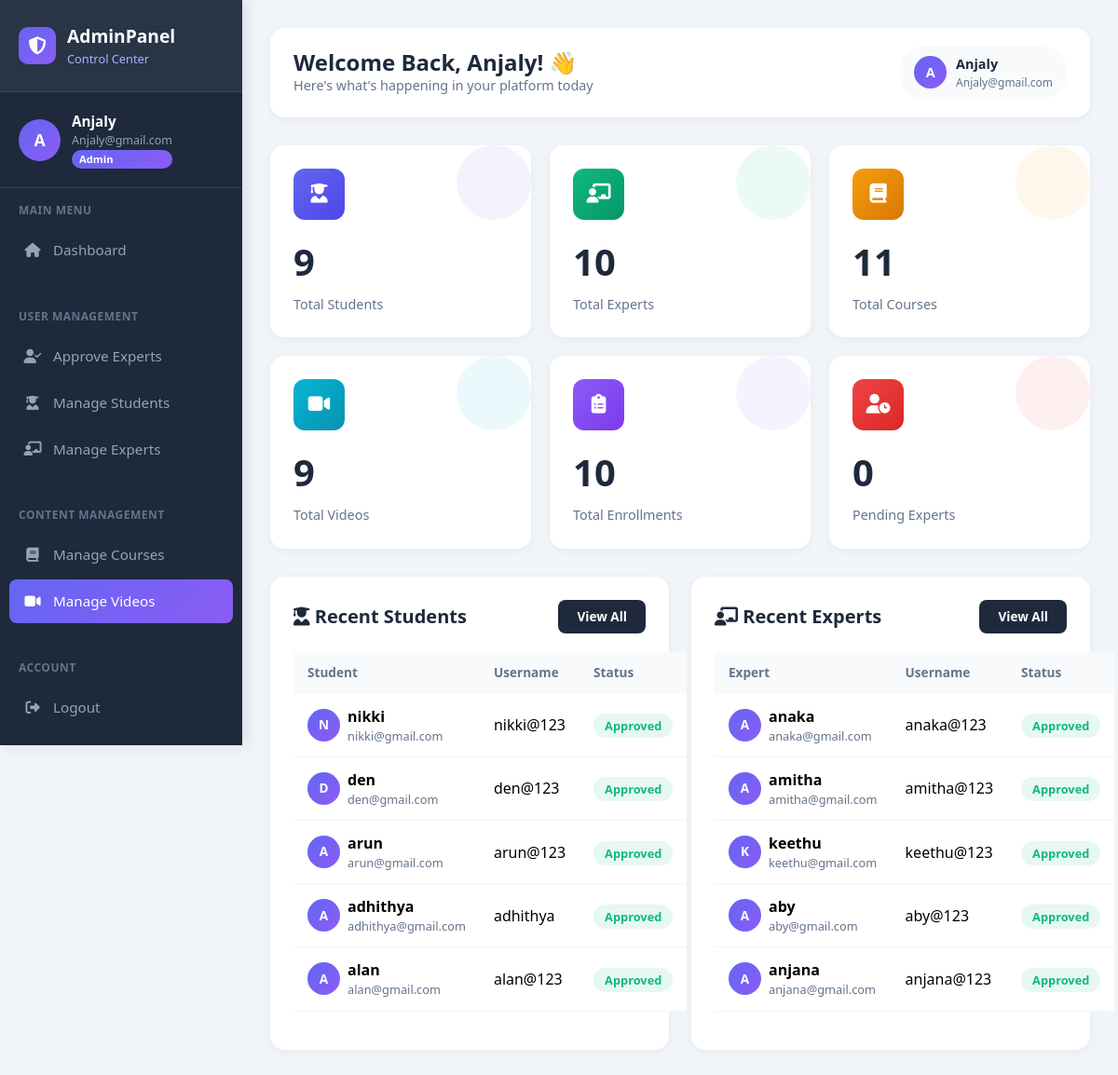
The page /admindashboard/ (signed in) on the database its author committed.
### AdminDashboard/models.py (models this page shows, shortened)
class User(models.Model):
    name = models.CharField(max_length=100)
    address = models.TextField()
    email = models.EmailField(unique=True)
    roll = models.CharField(max_length=50)
    status = models.CharField(max_length=20)
    dob = models.DateField()
    phone = models.CharField(max_length=15)
    username = models.CharField(max_length=50, unique=True)
    password = models.CharField(max_length=255)

### AdminDashboard/views.py (the view)
# urls.py: path('admindashboard/', d_view.AdminDashboard, name='admindashboard'),
def AdminDashboard(request):
    if "user_id" not in request.session:
        messages.error(request, "Please login to access this page.")
        return redirect("login")
    if request.session.get("roll") != "admin":
        messages.error(request, "Access denied.")
        return redirect("login")
    total_students = User.objects.filter(roll="student").count()
    total_experts = User.objects.filter(roll="mentor").count()
    total_courses = Course.objects.count()
    total_videos = Video.objects.count()
    total_enrollments = CourseEnrollment.objects.count()
    pending_experts = User.objects.filter(roll="mentor", status="pending").count()
    approved_experts = User.objects.filter(roll="mentor", status="approved").count()
    recent_students = User.objects.filter(roll="student").order_by('-id')[:5]
    recent_experts = User.objects.filter(roll="mentor").order_by('-id')[:5]
    context = {
        'name': request.session.get('name'),
        'username': request.session.get('username'),
        'email': request.session.get('email'),
        'roll': request.session.get('roll'),
        'total_students': total_students,
        'total_experts': total_experts,
        'total_courses': total_courses,
        'total_videos': total_videos,
        'total_enrollments': total_enrollments,
        'pending_experts': pending_experts,
        'approved_experts': approved_experts,
        'recent_students': recent_students,
        'recent_experts': recent_experts,
    }
    return render(request, 'admind.html', context)

### templates/admind.html (shortened to what this page needs)
{% load static %}
<!DOCTYPE html>
<html lang="en">
<head>
    <link href="https://cdn.jsdelivr.net/npm/bootstrap@5.3.2/dist/css/bootstrap.min.css" rel="stylesheet">
    <link rel="stylesheet" href="https://cdnjs.cloudflare.com/ajax/libs/font-awesome/6.4.0/css/all.min.css">
</head>
<body>
    <div class="sidebar">
        <div class="sidebar-brand">
            <div class="brand-icon">
                <i class="fas fa-shield-alt"></i>
            </div>
            <div class="brand-text">
                AdminPanel
                <span>Control Center</span>
            </div>
        </div>
        <div class="sidebar-profile">
            <div class="profile-avatar">{{ name|first|upper }}</div>
            <div>
                <div class="profile-name">{{ name }}</div>
                <div class="profile-email">{{ email }}</div>
                <div class="profile-badge">Admin</div>
            </div>
        </div>
        <div class="sidebar-section">Main Menu</div>
        <ul class="sidebar-menu">
            <li>
                <a href="{% url 'admindashboard' %}">
                    <i class="fas fa-home"></i> Dashboard
                </a>
            </li>
        </ul>
        <div class="sidebar-section">User Management</div>
        <ul class="sidebar-menu">
            <li>
                <a href="{% url 'approve_experts' %}">
                    <i class="fas fa-user-check"></i> Approve Experts
                </a>
            </li>
            <li>
                <a href="{% url 'manage_students' %}">
                    <i class="fas fa-user-graduate"></i> Manage Students
                </a>
            </li>
            <li>
                <a href="{% url 'manage_experts' %}">
                    <i class="fas fa-chalkboard-teacher"></i> Manage Experts
                </a>
            </li>
        </ul>
        <div class="sidebar-section">Content Management</div>
        <ul class="sidebar-menu">
            <li>
                <a href="{% url 'admin_manage_courses' %}">
                    <i class="fas fa-book"></i> Manage Courses
                </a>
            </li>
            <li>
                <a href="{% url 'admin_manage_videos' %}" class="active">
                    <i class="fas fa-video"></i> Manage Videos
                </a>
            </li>
        </ul>
        <div class="sidebar-section">Account</div>
        <ul class="sidebar-menu">
            <li>
                <a href="{% url 'logout' %}">
                    <i class="fas fa-sign-out-alt"></i> Logout
                </a>
            </li>
        </ul>
    </div>
    <div class="main-content">
        <div class="top-bar">
            <div>
                <h4>Welcome Back, {{ name }}! 👋</h4>
                <p style="color: #64748b; margin: 0; font-size: 0.9rem;">
                    Here's what's happening in your platform today
                </p>
            </div>
            <div class="top-bar-right">
                <div class="user-info">
                    <div class="user-info-avatar">{{ name|first|upper }}</div>
                    <div>
                        <div class="user-info-text">{{ username }}</div>
                        <div class="user-info-role">{{ email }}</div>
                    </div>
                </div>
            </div>
        </div>
        <div class="stats-grid">
            <div class="stat-card students">
                <div class="stat-card-header">
                    <div class="stat-icon">
                        <i class="fas fa-user-graduate"></i>
                    </div>
                </div>
                <div class="stat-number">{{ total_students }}</div>
                <div class="stat-label">Total Students</div>
            </div>
            <div class="stat-card experts">
                <div class="stat-card-header">
                    <div class="stat-icon">
                        <i class="fas fa-chalkboard-teacher"></i>
                    </div>
                </div>
                <div class="stat-number">{{ total_experts }}</div>
                <div class="stat-label">Total Experts</div>
            </div>
            <div class="stat-card courses">
                <div class="stat-card-header">
                    <div class="stat-icon">
                        <i class="fas fa-book"></i>
                    </div>
                </div>
                <div class="stat-number">{{ total_courses }}</div>
                <div class="stat-label">Total Courses</div>
            </div>
            <div class="stat-card videos">
                <div class="stat-card-header">
                    <div class="stat-icon">
                        <i class="fas fa-video"></i>
                    </div>
                </div>
                <div class="stat-number">{{ total_videos }}</div>
                <div class="stat-label">Total Videos</div>
            </div>
            <div class="stat-card enrollments">
                <div class="stat-card-header">
                    <div class="stat-icon">
                        <i class="fas fa-clipboard-list"></i>
                    </div>
                </div>
                <div class="stat-number">{{ total_enrollments }}</div>
                <div class="stat-label">Total Enrollments</div>
            </div>
            <div class="stat-card pending">
                <div class="stat-card-header">
                    <div class="stat-icon">
                        <i class="fas fa-user-clock"></i>
                    </div>
                </div>
                <div class="stat-number">{{ pending_experts }}</div>
                <div class="stat-label">Pending Experts</div>
            </div>
        </div>
        <div class="row">
            <div class="col-md-6">
                <div class="table-card">
                    <div class="table-card-header">
                        <h5><i class="fas fa-user-graduate"></i> Recent Students</h5>
                        <a href="{% url 'manage_students' %}" class="btn-view-all">View All</a>
                    </div>
                    <table class="table">
                        <thead>
                            <tr>
                                <th>Student</th>
                                <th>Username</th>
                                <th>Status</th>
                            </tr>
                        </thead>
                        <tbody>
                            {% for student in recent_students %}
                            <tr>
                                <td>
                                    <div class="d-flex align-items-center gap-2">
                                        <div class="table-avatar">{{ student.name|first|upper }}</div>
                                        <div>
                                            <div style="font-weight: 600;">{{ student.name }}</div>
                                            <div style="font-size: 0.8rem; color: #64748b;">{{ student.email }}</div>
                                        </div>
                                    </div>
                                </td>
                                <td>{{ student.username }}</td>
                                <td>
                                    <span class="status-badge {{ student.status }}">
                                        {{ student.status|capfirst }}
                                    </span>
                                </td>
                            </tr>
                            {% empty %}
                            <tr>
                                <td colspan="3" class="text-center text-muted py-4">No students yet</td>
                            </tr>
                            {% endfor %}
                        </tbody>
                    </table>
                </div>
            </div>
            <div class="col-md-6">
                <div class="table-card">
                    <div class="table-card-header">
                        <h5><i class="fas fa-chalkboard-teacher"></i> Recent Experts</h5>
                        <a href="{% url 'manage_experts' %}" class="btn-view-all">View All</a>
                    </div>
                    <table class="table">
                        <thead>
                            <tr>
                                <th>Expert</th>
                                <th>Username</th>
                                <th>Status</th>
                            </tr>
                        </thead>
                        <tbody>
                            {% for expert in recent_experts %}
                            <tr>
                                <td>
                                    <div class="d-flex align-items-center gap-2">
                                        <div class="table-avatar">{{ expert.name|first|upper }}</div>
                                        <div>
                                            <div style="font-weight: 600;">{{ expert.name }}</div>
                                            <div style="font-size: 0.8rem; color: #64748b;">{{ expert.email }}</div>
                                        </div>
                                    </div>
                                </td>
                                <td>{{ expert.username }}</td>
                                <td>
                                    <span class="status-badge {{ expert.status }}">
                                        {{ expert.status|capfirst }}
                                    </span>
                                </td>
                            </tr>
                            {% empty %}
                            <tr>
                                <td colspan="3" class="text-center text-muted py-4">No experts yet</td>
                            </tr>
                            {% endfor %}
                        </tbody>
                    </table>
                </div>
            </div>
        </div>
    </div>
</body>
</html>

### rows shown on the page
User: name|first "N", name "nikki", email "nikki@gmail.com", username "nikki@123", status "Approved"
User: name|first "D", name "den", email "den@gmail.com", username "den@123", status "Approved"
User: name|first "A", name "arun", email "arun@gmail.com", username "arun@123", status "Approved"
User: name|first "A", name "adhithya", email "adhithya@gmail.com", username "adhithya", status "Approved"
User: name|first "A", name "alan", email "alan@gmail.com", username "alan@123", status "Approved"
User: name|first "A", name "anaka", email "anaka@gmail.com", username "anaka@123", status "Approved"
User: name|first "A", name "amitha", email "amitha@gmail.com", username "amitha@123", status "Approved"
User: name|first "K", name "keethu", email "keethu@gmail.com", username "keethu@123", status "Approved"
User: name|first "A", name "aby", email "aby@gmail.com", username "aby@123", status "Approved"
User: name|first "A", name "anjana", email "anjana@gmail.com", username "anjana@123", status "Approved"

### other values the page prints
{{ name|first|upper }} "A"
{{ name }} "Anjaly"
{{ email }} "Anjaly@gmail.com"
{{ username }} "Anjaly"
{{ total_students }} "9"
{{ total_experts }} "10"
{{ total_courses }} "11"
{{ total_videos }} "9"
{{ total_enrollments }} "10"
{{ pending_experts }} "0"
